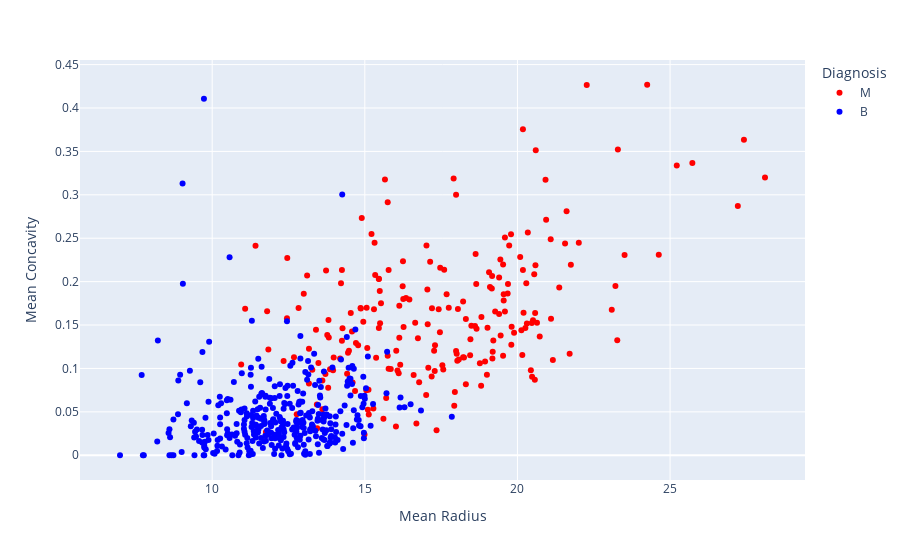

The notebook cell saved with this chart:
### Code cell
color_map = {'M':'red', 'B':'blue'}
fig1 = px.scatter(df2, x = 'Mean Radius', y = 'Mean Concavity', color='Diagnosis', color_discrete_map=color_map)
fig1

### Figure 1 — Plotly figure (JSON) as saved in the notebook; plotly's stock layout.template omitted (floating-point values rounded to 4 significant figures; data arrays with more than 128 entries replaced by an {"elided": "..."} marker saying what was removed)
{"data": [{"hovertemplate": "Diagnosis=M<br>Mean Radius=%{x}<br>Mean Concavity=%{y}<extra></extra>", "legendgroup": "M", "marker": {"color": "red", "symbol": "circle"}, "mode": "markers", "name": "M", "orientation": "v", "showlegend": true, "type": "scatter", "x": {"elided": "212 float values"}, "xaxis": "x", "y": {"elided": "212 float values"}, "yaxis": "y"}, {"hovertemplate": "Diagnosis=B<br>Mean Radius=%{x}<br>Mean Concavity=%{y}<extra></extra>", "legendgroup": "B", "marker": {"color": "blue", "symbol": "circle"}, "mode": "markers", "name": "B", "orientation": "v", "showlegend": true, "type": "scatter", "x": {"elided": "357 float values"}, "xaxis": "x", "y": {"elided": "357 float values"}, "yaxis": "y"}], "layout": {"legend": {"title": {"text": "Diagnosis"}, "tracegroupgap": 0}, "margin": {"t": 60}, "xaxis": {"anchor": "y", "domain": [0, 1], "title": {"text": "Mean Radius"}}, "yaxis": {"anchor": "x", "domain": [0, 1], "title": {"text": "Mean Concavity"}}}}
